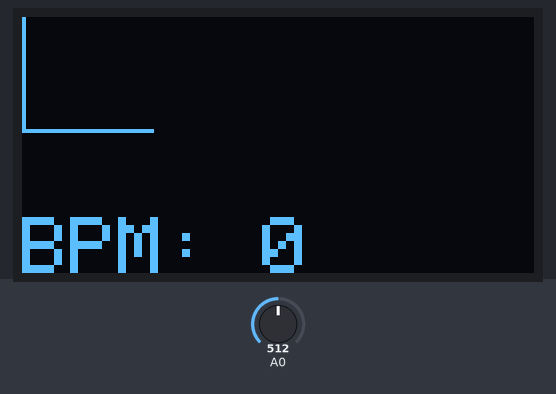
The sketch below on a simulated Arduino Uno, built with avr-gcc and run on an emulated ATmega328P. On the bench: 128×64 one-colour display. The test bench sets the inputs (shaded band); at power-on: A0 = 512.

Above: at 1.2 s.
1.3 s: A0 set to 122
At 4.0 s:
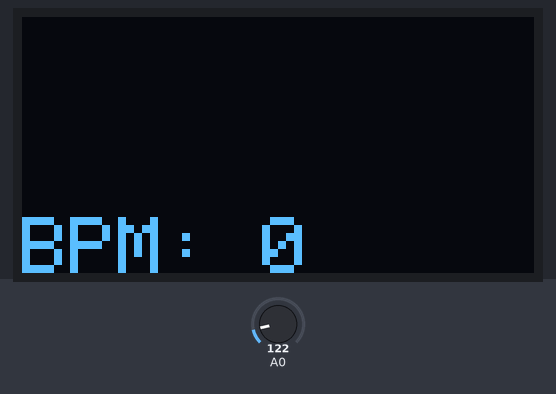
4.3 s: A0 set to 306
At 4.79 s:
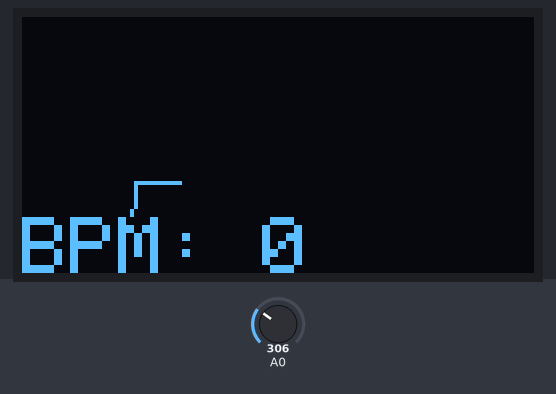
5.8 s: A0 set to 117
At 6.8 s:
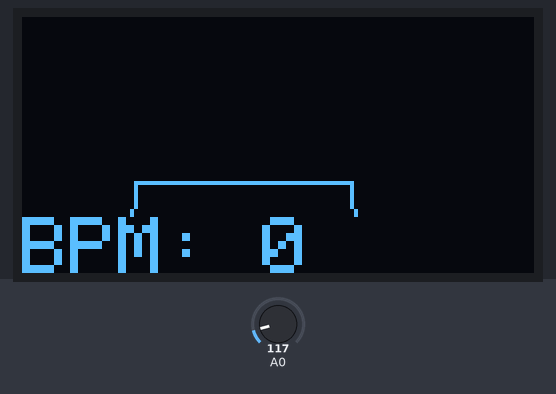
Timing chart, 0 to 8.8 s (numbered marks = the images above; inputs shaded):
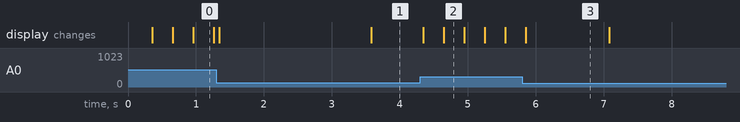

Measured:
- after the input at 4.3 s, the display: first changes at once (image 2 shows a later state)
- what the display in image 3 shows lasts 1.2 s, from 5.9 s to 7.1 s

The sketch:

esp8266_plussensor_oled2.ino
```cpp
#include <Adafruit_SSD1306.h>
#include <Adafruit_GFX.h>

#define OLED_Address 0x3C // I2C address of OLED display
Adafruit_SSD1306 oled(128, 64, &Wire, -1); // Create OLED display object

int a = 0;
int lasta = 0;
int lastb = 0;
int LastTime = 0;
int ThisTime;
bool BPMTiming = false;
bool BeatComplete = false;
int BPM = 0;

#define UpperThreshold 560
#define LowerThreshold 530

void setup() {
    Serial.begin(115200);

    // Initialize the OLED display
    if (!oled.begin(SSD1306_SWITCHCAPVCC, OLED_Address)) { // Corrected initialization
        Serial.println(F("SSD1306 allocation failed"));
        for (;;);
    }

    oled.clearDisplay();
    oled.setTextSize(2);
    oled.setTextColor(WHITE);
    oled.display();
}

void loop() {
    if (a > 127) {
        oled.clearDisplay();
        a = 0;
        lasta = a;
    }

    ThisTime = millis();
    int value = analogRead(A0); // Ensure this matches your wiring

    // Draw line
    int b = 60 - (value / 16);
    oled.drawLine(lasta, lastb, a, b, WHITE);
    lastb = b;
    lasta = a;

    // BPM calculation logic
    if (value > UpperThreshold) {
        if (BeatComplete) {
            BPM = ThisTime - LastTime;
            BPM = int(60 / (float(BPM) / 1000));
            BPMTiming = false;
            BeatComplete = false;
            tone(5, 1000, 250); // Change 8 to a valid GPIO pin like 5 (D1)
        }
        if (BPMTiming == false) {
            LastTime = millis();
            BPMTiming = true;
        }
    }
    if ((value < LowerThreshold) && BPMTiming) {
        BeatComplete = true;
    }

    // Display BPM
    oled.fillRect(0, 50, 128, 16, BLACK); // Clear the BPM area
    oled.setCursor(0, 50);
    oled.print(F("BPM: "));
    oled.print(BPM);

    oled.display(); // Update the display
    a++;
}
```
